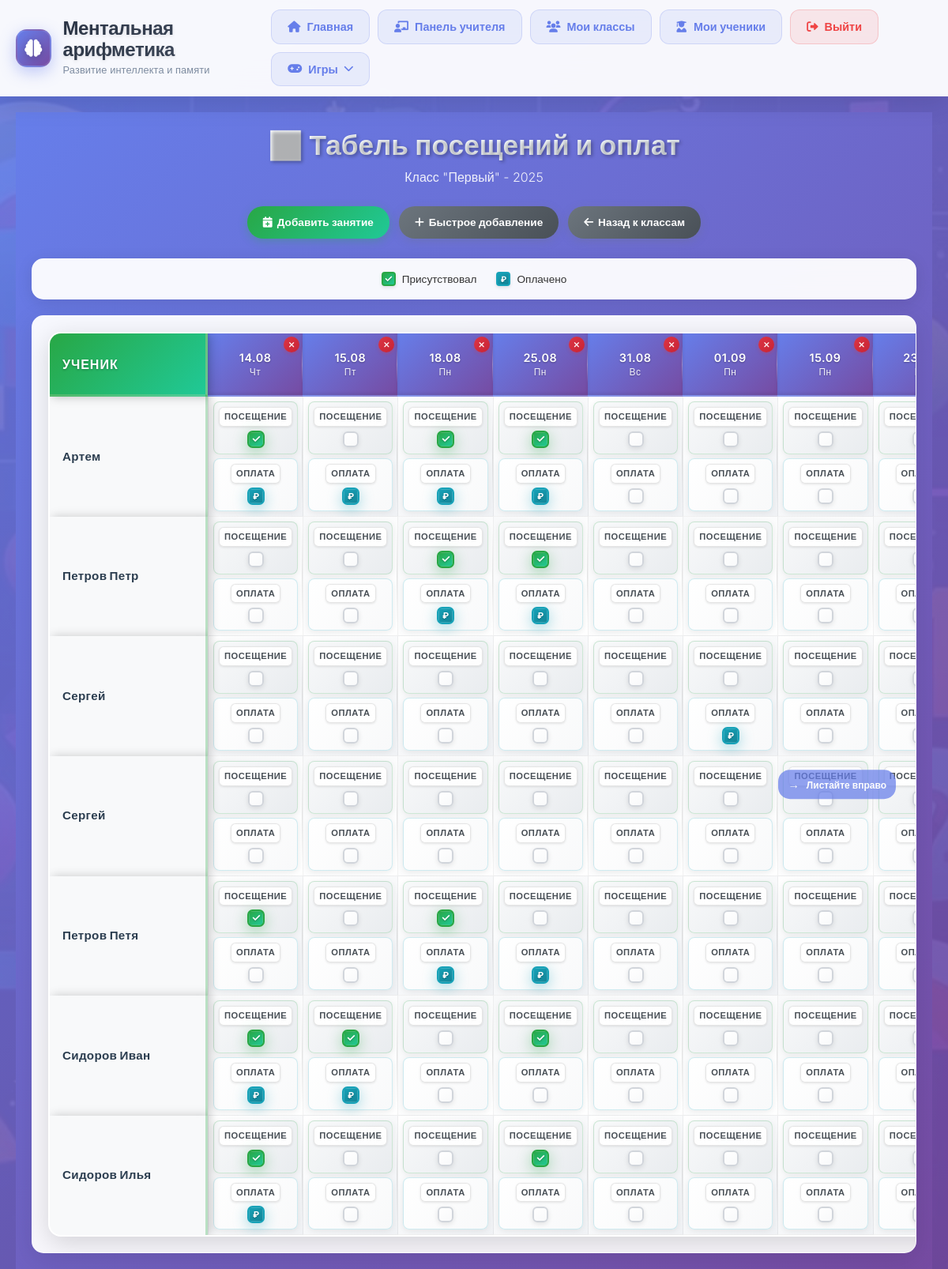
/teacher/classes/1/attendance/ (signed in), run on the app's committed database.
### mental_app/models.py (models this page shows, shortened)
class Class(models.Model):
    name = models.CharField(max_length=100, verbose_name='Название класса', help_text='Например: "А", "Б", "В", "1А", "2Б", "Математический", "Гуманитарный"')
    teacher = models.ForeignKey(TeacherProfile, on_delete=models.CASCADE, related_name='classes', verbose_name='Учитель')
    time = models.TimeField(verbose_name='Время занятий', help_text='Время начала занятий')
    days = models.CharField(max_length=100, verbose_name='Дни занятий', help_text='Например: "Пн, Ср, Пт" или "Вторник, Четверг"')
    academic_year = models.CharField(max_length=20, verbose_name='Учебный год', help_text='Например: 2024-2025, 2024/2025, 2024')
    created_at = models.DateTimeField(auto_now_add=True)
    class Meta:
        verbose_name = 'Класс'
        verbose_name_plural = 'Классы'
        unique_together = ['name', 'teacher', 'academic_year']

class Students(models.Model):
    name = models.CharField(max_length=50, verbose_name='Имя')
    surname = models.CharField(max_length=50, verbose_name='Фамилия', default='')
    age = models.IntegerField(verbose_name='Возраст')
    student_class = models.ForeignKey(Class, on_delete=models.CASCADE, related_name='students', verbose_name='Класс', null=True, blank=True)
    parent_first_name = models.CharField(max_length=50, blank=True, null=True, verbose_name='Имя родителя')
    parent_last_name = models.CharField(max_length=50, blank=True, null=True, verbose_name='Фамилия родителя')
    parent_phone_number = models.CharField(max_length=15, blank=True, null=True, verbose_name='Номер телефона родителя')
    created_at = models.DateTimeField(default=timezone.now)
    updated_at = models.DateTimeField(default=timezone.now)
    class Meta:
        verbose_name = 'Ученик'
        verbose_name_plural = 'Ученики'

### mental_app/views.py (the view)
# urls.py: path('teacher/classes/<int:class_id>/attendance/', views.attendance_list, name='attendance_list'),
@login_required
def attendance_list(request, class_id):
    class_obj = get_object_or_404(Class, id=class_id)
    if not hasattr(request.user, 'teacher_profile') or request.user.teacher_profile != class_obj.teacher:
        return HttpResponseForbidden("У вас нет доступа к этому классу")
    students = Students.objects.filter(student_class=class_obj).order_by('surname', 'name')
    attendance_dates = Attendance.objects.filter(
        class_group=class_obj
    ).values_list('date', flat=True).distinct().order_by('date')
    attendance_data = {}
    for student in students:
        student_attendances = {}
        for date in attendance_dates:
            attendance = Attendance.objects.filter(
                class_group=class_obj,
                student=student,
                date=date
            ).first()
            if attendance:
                student_attendances[date] = {
                    'is_present': attendance.is_present,
                    'is_paid': attendance.is_paid
                }
        attendance_data[student.id] = {
            'attendances': student_attendances
        }
    context = {
        'class_obj': class_obj,
        'students': students,
        'attendance_dates': attendance_dates,
        'attendance_data': attendance_data,
    }
    return render(request, 'attendance_list.html', context)

### mental_app/templatetags/custom_filters.py (called while the page is built)
@register.filter
def get_item(dictionary, key):
    if dictionary is None:
        return None
    return dictionary.get(key)

### templates/attendance_list.html (shortened to what this page needs)
{% extends 'base.html' %}
{% load custom_filters %}
{% block content %}
<div class="attendance-page">
    <div class="page-container">
        <div class="page-header">
            <h1 class="page-title">📊 Табель посещений и оплат</h1>
            <p class="page-subtitle">Класс "{{ class_obj.name }}" - {{ class_obj.academic_year }}</p>
        </div>
        <div class="header-actions">
            <a href="{% url 'attendance_create' class_obj.id %}" class="action-btn">
                <i class="fas fa-calendar-plus"></i>
                Добавить занятие
            </a>
            <button type="button" class="action-btn secondary" onclick="showAddDateModal()">
                <i class="fas fa-plus"></i>
                Быстрое добавление
            </button>
            <a href="{% url 'class_list' %}" class="action-btn secondary">
                <i class="fas fa-arrow-left"></i>
                Назад к классам
            </a>
        </div>
        <div class="legend-container">
            <div class="legend">
                <div class="legend-item">
                    <div class="legend-checkbox attendance"></div>
                    <span>Присутствовал</span>
                </div>
                <div class="legend-item">
                    <div class="legend-checkbox payment"></div>
                    <span>Оплачено</span>
                </div>
            </div>
        </div>
        {% if attendance_dates %}
            <form id="attendance-form">
                <div class="table-container">
                    <div class="scroll-hint">
                    </div>
                    <div class="table-wrapper">
                        <table class="attendance-table">
                            <thead>
                                <tr>
                                    <th class="student-header">Ученик</th>
                                    {% for date in attendance_dates %}
                                                                         <th class="date-header">
                                         <div class="date-header-content">
                                             <div class="date-info">
                                                 {{ date|date:"d.m" }}
                                                 <br>
                                                 <small style="font-size: 0.75rem; opacity: 0.9;">{{ date|date:"D" }}</small>
                                             </div>
                                         </div>
                                         <button type="button" class="delete-date-btn"
                                                 data-date="{{ date|date:'Y-m-d' }}"
                                                 onclick="deleteDate(this.dataset.date)"
                                                 title="Удалить занятие">
                                             <i class="fas fa-times"></i>
                                         </button>
                                     </th>
                                    {% endfor %}
                                </tr>
                            </thead>
                            <tbody>
                                {% for student in students %}
                                <tr>
                                    <td class="student-cell">
                                        <strong>{{ student.surname }} {{ student.name }}</strong>
                                    </td>
                                    {% for date in attendance_dates %}
                                    <td class="attendance-cell">
                                        <div class="cell-content">
                                            <div class="attendance-section">
                                                <div class="section-label">Посещение</div>
                                                <div class="checkbox-container">
                                                    <div class="custom-checkbox {% if student.id in attendance_data and date in attendance_data|get_item:student.id|get_item:'attendances' and attendance_data|get_item:student.id|get_item:'attendances'|get_item:date|get_item:'is_present' %}checked{% endif %}"
                                                         data-student="{{ student.id }}"
                                                         data-date="{{ date|date:'Y-m-d' }}"
                                                         data-type="attendance">
                                                    </div>
                                                </div>
                                            </div>
                                            <div class="payment-section">
                                                <div class="section-label">Оплата</div>
                                                <div class="checkbox-container">
                                                    <div class="custom-checkbox {% if student.id in attendance_data and date in attendance_data|get_item:student.id|get_item:'attendances' and attendance_data|get_item:student.id|get_item:'attendances'|get_item:date|get_item:'is_paid' %}payment-checked{% endif %}"
                                                         data-student="{{ student.id }}"
                                                         data-date="{{ date|date:'Y-m-d' }}"
                                                         data-type="payment">
                                                    </div>
                                                </div>
                                            </div>
                                        </div>
                                    </td>
                                    {% endfor %}
                                </tr>
                                {% endfor %}
                            </tbody>
                        </table>
                    </div>
                </div>
            </form>
        {% endif %}
    </div>
</div>
{% endblock %}

### static/styles.css (style rules this page uses)
:root { --primary-color: #667eea; --primary-gradient: linear-gradient(135deg, #667eea 0%, #764ba2 100%); --secondary-color: #6c757d; --info-color: #17a2b8; --success-color: #28a745; --warning-color: #ffc107; --danger-color: #dc3545; --text-primary: #2d3748; --text-secondary: #4a5568; --text-muted: #718096; --bg-white: rgba(255, 255, 255, 0.95); --border-radius: 12px; --box-shadow: 0 8px 32px rgba(0, 0, 0, 0.1); --transition: all 0.3s ease; }

### templates/base.html (style rules this page uses)
body { margin: 0; font-family: 'Inter', sans-serif; color: #333; background: linear-gradient(135deg, #667eea 0%, #764ba2 100%); min-height: 100vh; position: relative; overflow-x: hidden; width: 100%; max-width: 100vw; }
html { overflow-x: hidden; width: 100%; max-width: 100vw; }
body::before { content: ''; position: fixed; top: 0; left: 0; width: 100%; height: 100%; background: url('/static/фон.jpg') no-repeat center center; background-size: cover; opacity: 0.08; z-index: -1; }
* { box-sizing: border-box; max-width: 100%; }
html { scrollbar-width: none; }
body { -ms-overflow-style: none; }

### data on the page
Class: name "Первый", academic_year "2025"
Students: name "Артем"
Students: name "Петров Петр"
Students: name "Сергей"
Students: name "Сергей"
Students: surname "Петров", name "Петя"
Students: surname "Сидоров", name "Иван"
Students: surname "Сидоров", name "Илья"

### other printed values
{{ date|date:"d.m" }} "14.08" "15.08" "18.08" "25.08" "31.08" "01.09" "15.09"
{{ date|date:"D" }} "Чт" "Пт" "Пн" "Пн" "Вс" "Пн" "Пн"
